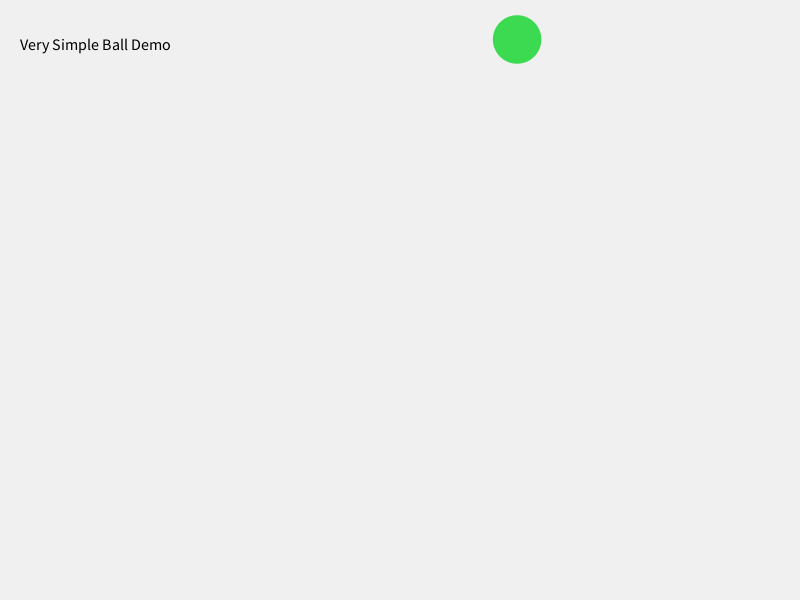
Frame 1 (no input)
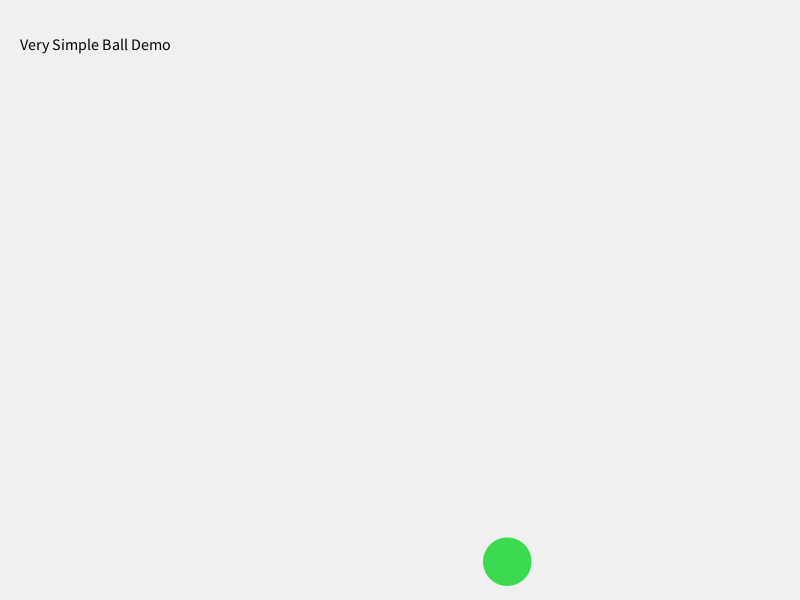
Frame 60 (the mouse pressed at the canvas centre just before this capture)
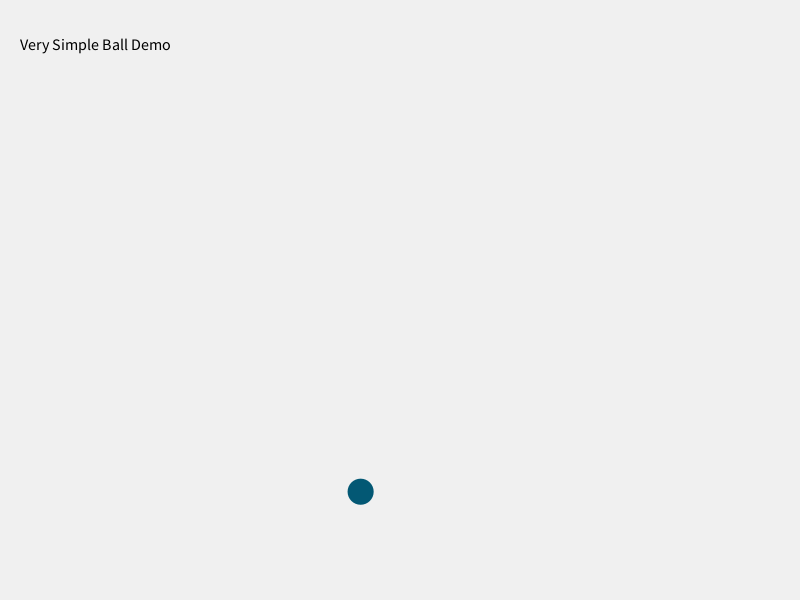
Frame 120 (the mouse held since frame 60 and released just before this capture)

The Processing sketch that drew these frames (run headless with seeded random() and noise(); from frame 60 on, the mouse is pressed at the canvas centre):

// Processing sketch: sketch_250507b
// ── sketch_250507b.pde
// 非常にシンプルなボールのプログラム - 加速度なしバージョン

// ボールの変数
float ball_x, ball_y;          // ボールの位置
float ball_velocity_x, ball_velocity_y;  // ボールの速度
float ball_size;              // ボールのサイズ
color ball_color;             // ボールの色
float gravity = 0.3;         // 重力
float bounce = 0.8;          // バウンス係数

void setup() {
  size(800, 600);
  
  // ボールの初期化
  ball_x = random(width);
  ball_y = random(height/4);
  ball_size = random(20, 50);
  ball_color = color(random(255), random(255), random(255));
  ball_velocity_x = random(-2, 2);
  ball_velocity_y = random(-2, 2);
}

void draw() {
  background(240);
  
  // ボールの更新 - 加速度の代わりに直接重力を速度に加算
  update_ball();
  
  // 衝突の確認
  check_edges();
  
  // ボールの描画
  display_ball();
  
  // 説明テキストを表示
  fill(0);
  textSize(16);
  text("Very Simple Ball Demo", 20, 50);
}

void update_ball() {
  // 重力を直接速度に加算
  ball_velocity_y += gravity;
  
  // 速度から位置を更新
  ball_x += ball_velocity_x;
  ball_y += ball_velocity_y;
}

void check_edges() {
  // 下端との衝突
  if (ball_y > height - ball_size/2) {
    ball_y = height - ball_size/2;
    ball_velocity_y *= -bounce;
  }
  
  // 上端との衝突
  if (ball_y < ball_size/2) {
    ball_y = ball_size/2;
    ball_velocity_y *= -bounce;
  }
  
  // 右端との衝突
  if (ball_x > width - ball_size/2) {
    ball_x = width - ball_size/2;
    ball_velocity_x *= -bounce;
  }
  
  // 左端との衝突
  if (ball_x < ball_size/2) {
    ball_x = ball_size/2;
    ball_velocity_x *= -bounce;
  }
  
  // 微小な速度をゼロにする（床に静止させる）
  if (abs(ball_velocity_y) < 0.1 && ball_y > height - ball_size/2 - 1) {
    ball_velocity_y = 0;
  }
}

void display_ball() {
  // ボールを描画
  noStroke();
  fill(ball_color);
  ellipse(ball_x, ball_y, ball_size, ball_size);
}

void mousePressed() {
  // クリックした場所にボールを移動
  ball_x = mouseX;
  ball_y = mouseY;
  // 新しい速度を設定
  ball_velocity_x = random(-2, 2);
  ball_velocity_y = random(-2, 2);
  // 色とサイズをランダムに変更
  ball_size = random(20, 50);
  ball_color = color(random(255), random(255), random(255));
}
